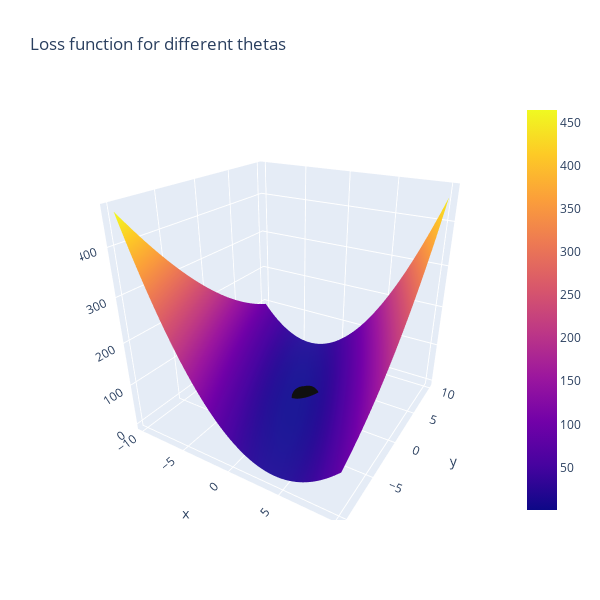

Notebook source saved alongside this figure:
### Code cell
#Here is the same figure as above, with the line the loss function takes toward the minimum.

#X = Theta0
#Y - Theta1
#Z = Loss
#black line = path of loss function over the iterations.
#Find where it is closest to 0 in X and Y!

#you can click/hold in the graph below to rotate!

line_marker = dict(color='#101010', width=2)
fig = go.Figure()
fig.add_surface(x=theta1_vals, y=theta0_vals, z=J_vals)
fig.add_scatter3d(x=theta1_history, y=theta0_history, z=J_history, line=line_marker, name='')
#The below line adds a graph of just the loss over iterations in a 2D plane
plt.plot(theta0_history, theta1_history, 'r+');
fig.update_layout(title='Loss function for different thetas', autosize=True,
                  width=600, height=600, xaxis_title='theta0', 
                 yaxis_title='theta1')
fig.show()
